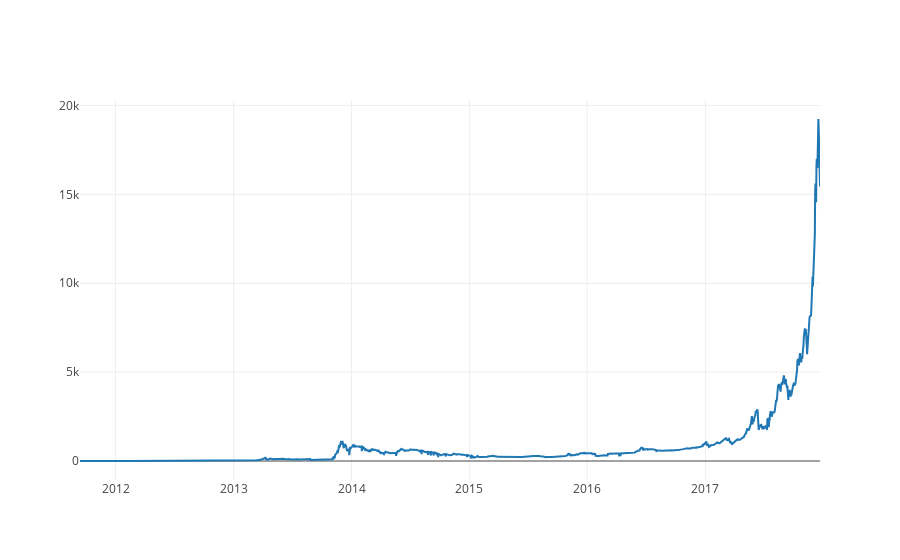

Notebook source saved alongside this figure:
### Code cell
# Plot the average BTC price
btc_trace = go.Scatter(x=btc_usd_datasets.index, y=btc_usd_datasets['avg_btc_price_usd'])
py.iplot([btc_trace])

### Figure 1 — Plotly figure (JSON) as saved in the notebook; plotly's stock layout.template omitted (floating-point values rounded to 4 significant figures; data arrays with more than 128 entries replaced by an {"elided": "..."} marker saying what was removed)
{"data": [{"type": "scatter", "x": {"elided": "2293 str values"}, "y": {"elided": "2293 float values"}}], "layout": {}}
